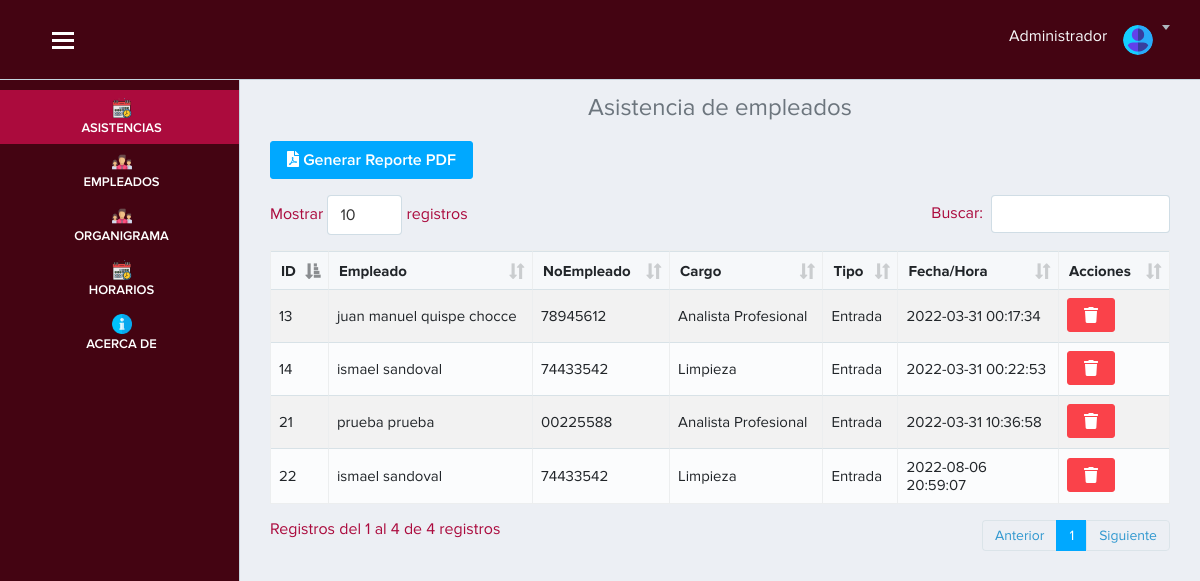
The app's page /vista/inicio.php (signed in) with its own data.
### tables this page shows
CREATE TABLE `asistencia` (
  `id_asistencia` int(11) NOT NULL AUTO_INCREMENT,
  `dni` varchar(255) NOT NULL,
  `tipo` varchar(20) NOT NULL,
  `fecha` datetime DEFAULT NULL,
  PRIMARY KEY (`id_asistencia`),
  KEY `fk2` (`dni`),
  CONSTRAINT `fk2` FOREIGN KEY (`dni`) REFERENCES `empleado` (`dni`) ON DELETE CASCADE
);

CREATE TABLE `empleado` (
  `id_empleado` int(11) NOT NULL AUTO_INCREMENT,
  `nombre` varchar(100) DEFAULT NULL,
  `apellido` varchar(255) DEFAULT NULL,
  `dni` varchar(255) NOT NULL,
  `cargo` int(11) NOT NULL,
  `direccion` int(11) NOT NULL,
  `subsecretaria` int(11) NOT NULL,
  `usuario` varchar(100) NOT NULL,
  `password` varchar(255) NOT NULL,
  `is_admin` tinyint(1) NOT NULL DEFAULT '0',
  PRIMARY KEY (`id_empleado`),
  UNIQUE KEY `dni_unique` (`dni`),
  KEY `fk1` (`cargo`),
  CONSTRAINT `fk1` FOREIGN KEY (`cargo`) REFERENCES `cargo` (`id_cargo`) ON DELETE CASCADE
);

CREATE TABLE `cargo` (
  `id_cargo` int(11) NOT NULL AUTO_INCREMENT,
  `nombre` varchar(100) DEFAULT NULL,
  PRIMARY KEY (`id_cargo`)
);

### vista/inicio.php (the view, shortened to what this page needs)
<?php require('./layout/topbar.php'); ?>
<?php require('./layout/sidebar.php'); ?>
<div class="page-content">
    <h4 class="text-center text-secondary">Asistencia de empleados</h4>
    <?php
    include "../controlador/controlador_eliminar_asistencia.php";
    $sql = $conexion->query("SELECT
    asistencia.id_asistencia,
    asistencia.dni,
    asistencia.tipo,
    asistencia.fecha,
    empleado.nombre as 'nom_empleado',
    empleado.apellido,
    empleado.dni,
    empleado.cargo,
    cargo.id_cargo,
    cargo.nombre as 'nom_cargo'
    FROM
    asistencia
    INNER JOIN empleado ON asistencia.dni = empleado.dni
    INNER JOIN cargo ON empleado.cargo = cargo.id_cargo");
    ?>
    <div class="container-fluid">
        <div class="mb-3">
            <button type="button" class="btn btn-primary" data-toggle="modal" data-target="#modalFiltros">
                <i class="fas fa-file-pdf"></i> Generar Reporte PDF
            </button>
        </div>
        <div class="table-responsive">
            <table class="table table-bordered table-hover w-100 table-striped" id="example">
                <thead>
                    <tr>
                        <th scope="col">ID</th>
                        <th scope="col">Empleado</th>
                        <th scope="col">NoEmpleado</th>
                        <th scope="col">Cargo</th>
                        <th scope="col">Tipo</th>
                        <th scope="col">Fecha/Hora</th>
                        <th scope="col">Acciones</th>
                    </tr>
                </thead>
                <tbody>
                    <?php
                    while ($datos = $sql->fetch_object()) { ?>
                    <tr>
                        <td><?= $datos->id_asistencia ?></td>
                        <td><?= $datos->nom_empleado. " ". $datos->apellido ?></td>
                        <td><?= $datos->dni ?></td>
                        <td><?= $datos->nom_cargo ?></td>
                        <td><?= ucfirst($datos->tipo) ?></td>
                        <td><?= $datos->fecha ?></td>
                        <td>
                            <a href="inicio.php?id=<?= $datos->id_asistencia ?>" onclick="advertencia(event)" class="btn btn-danger">
                                <i class="fas fa-trash"></i>
                            </a>
                        </td>
                    </tr>
                    <?php } ?>
                </tbody>
            </table>
        </div>
    </div>
</div>
</div>
<?php require('./layout/footer.php'); ?>

### vista/layout/topbar.php (style rules this page uses)
.page-content { margin-top: 70px; }

### records on screen
asistencia: id_asistencia "13", empleado.nombre "juan manuel", empleado.apellido "quispe chocce", empleado.dni "78945612", cargo.nombre "Analista Profesional", tipo "Entrada", fecha "2022-03-31 00:17:34"
asistencia: id_asistencia "14", empleado.nombre "ismael", empleado.apellido "sandoval", empleado.dni "74433542", cargo.nombre "Limpieza", tipo "Entrada", fecha "2022-03-31 00:22:53"
asistencia: id_asistencia "21", empleado.nombre "prueba", empleado.apellido "prueba", empleado.dni "00225588", cargo.nombre "Analista Profesional", tipo "Entrada", fecha "2022-03-31 10:36:58"
asistencia: id_asistencia "22", empleado.nombre "ismael", empleado.apellido "sandoval", empleado.dni "74433542", cargo.nombre "Limpieza", tipo "Entrada", fecha "2022-08-06 20:59:07"
